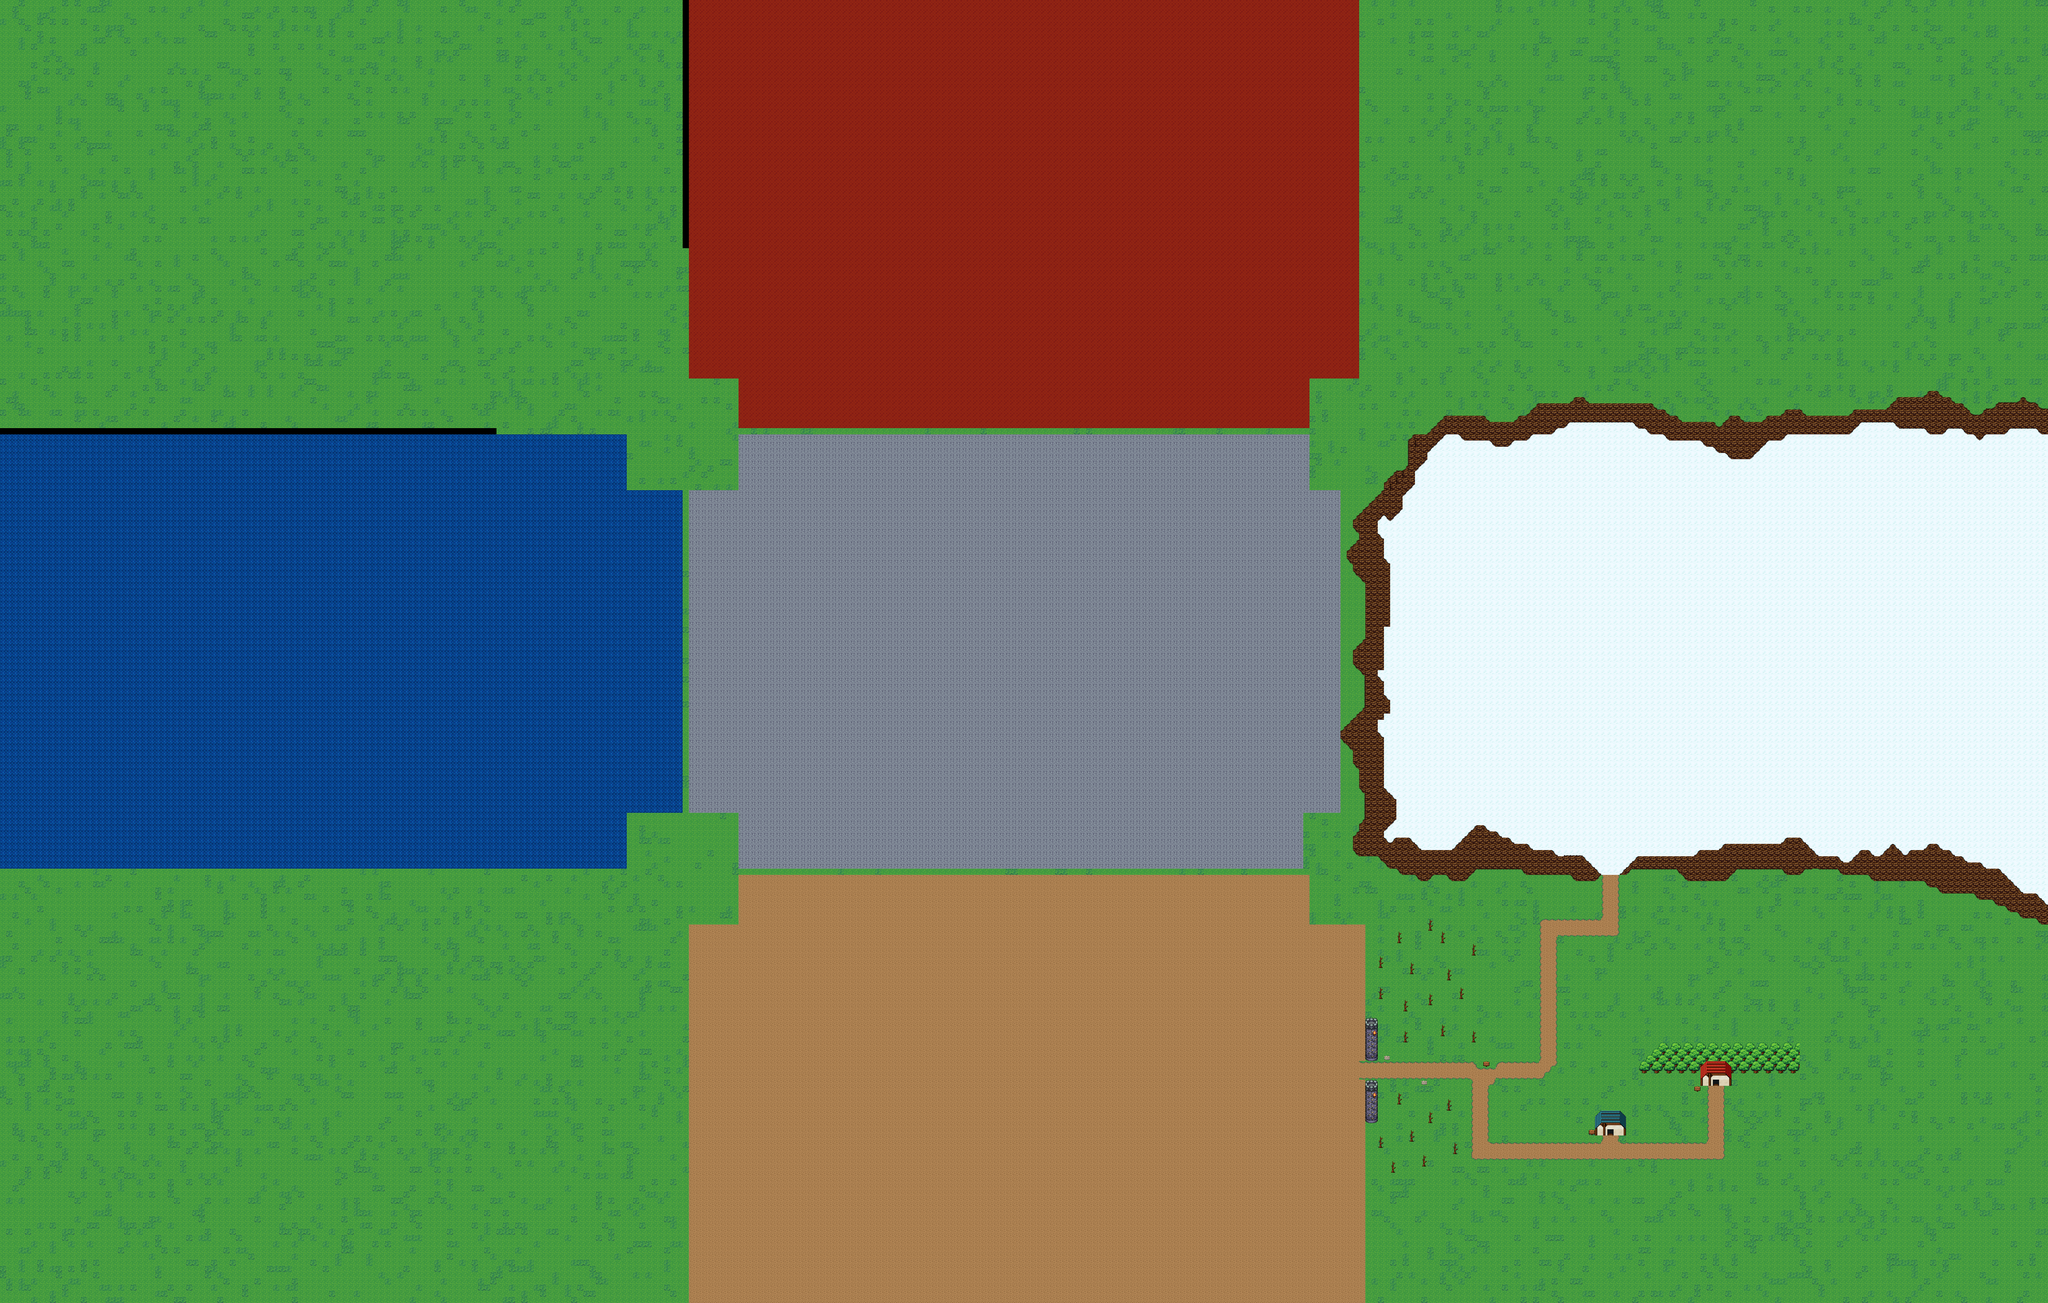

This is a level from a 2D game, rendered from its Tiled map with the project's own tilesets. A one-line summary and the map file follow, with tile-layer data summarised:
An orthogonal 330x210 tile map with 16x16 px tiles, 7 tile layers (0_GeneralGround(world), 1_Forest_, 2_Forest_, 3_Forest_, ...), 1 hidden layer not drawn, 5 tilesets and 10 objects.

<map version="1.8" tiledversion="1.8.5" orientation="orthogonal" renderorder="right-down" width="330" height="210" tilewidth="16" tileheight="16" infinite="0" nextlayerid="18" nextobjectid="23">
 <tileset firstgid="1" name="dungeon" tilewidth="16" tileheight="16" tilecount="480" columns="30">
  <image source="tileSets/dungeon.png" trans="ff678b" width="480" height="256" />
 </tileset>
 <tileset firstgid="481" name="exterior" tilewidth="16" tileheight="16" tilecount="480" columns="30">
  <image source="tileSets/exterior.png" trans="ff678b" width="480" height="256" />
  <tile id="312" probability="0.2" />
 </tileset>
 <tileset firstgid="961" name="interior" tilewidth="16" tileheight="16" tilecount="480" columns="30">
  <image source="tileSets/interior.png" trans="ff678b" width="480" height="256" />
 </tileset>
 <tileset firstgid="1441" name="ship" tilewidth="16" tileheight="16" tilecount="480" columns="30">
  <image source="tileSets/ship.png" trans="ff678b" width="480" height="256" />
 </tileset>
 <tileset firstgid="1921" name="world" tilewidth="16" tileheight="16" tilecount="480" columns="30">
  <image source="tileSets/world.png" trans="ff678b" width="480" height="256" />
 </tileset>
 <layer id="1" name="0_GeneralGround(world)" width="330" height="210">
  <data>[69300 cells, 69180 non-empty, 56 distinct tile ids]</data>
 </layer>
 <layer id="3" name="1_Forest_" width="330" height="210">
  <data>[69300 cells, 486 non-empty, 35 distinct tile ids]</data>
 </layer>
 <layer id="16" name="2_Forest_" width="330" height="210">
  <data>[69300 cells, 46 non-empty, 4 distinct tile ids]</data>
 </layer>
 <layer id="12" name="3_Forest_" width="330" height="210">
  <data>[69300 cells, 48 non-empty, 4 distinct tile ids]</data>
 </layer>
 <layer id="13" name="4_Forest_" width="330" height="210">
  <data>[69300 cells, 50 non-empty, 4 distinct tile ids]</data>
 </layer>
 <layer id="14" name="5_Forest_" width="330" height="210">
  <data>[69300 cells, 52 non-empty, 4 distinct tile ids]</data>
 </layer>
 <layer id="6" name="6_Forest_" width="330" height="210">
  <data>[69300 cells, 34 non-empty, 20 distinct tile ids]</data>
 </layer>
 <layer id="2" name="99_SectionDivider(world)" width="330" height="210" visible="0" locked="1">
  <data>[69300 cells, 1080 non-empty, 2 distinct tile ids]</data>
 </layer>
 <objectgroup id="17" name="collisionLayer">
  <object id="11" x="4225.33" y="2751.67">
   <polygon points="0,0 56.6667,-63.6667 413,-64 414.333,2.33333 403,15.6667 6.66667,15.3333" />
  </object>
  <object id="12" x="3993" y="2793" width="52" height="52">
   <ellipse />
  </object>
  <object id="13" x="4039" y="2765" width="26" height="27">
   <ellipse />
  </object>
  <object id="14" x="4065" y="2755" width="100" height="90">
   <ellipse />
  </object>
  <object id="15" x="4187" y="2750" width="30" height="35">
   <ellipse />
  </object>
  <object id="16" x="4251" y="2869" width="30" height="22">
   <ellipse />
  </object>
  <object id="17" x="4318" y="2814" width="29" height="30">
   <ellipse />
  </object>
  <object id="18" x="4378" y="2877" width="34" height="32">
   <ellipse />
  </object>
  <object id="21" x="4112.67" y="2926.67">
   <polygon points="0,0 78.6667,1.33333 79.3333,-46.3333 62.6667,-62.6667 13.6667,-62.3333 -0.333333,-48 -0.666667,-13 -16,-12.3333 -16.3333,1" />
  </object>
  <object id="22" x="4383.75" y="2767.5">
   <polygon points="0,0 0.5,31.5 79.5,32.25 80.25,0.25" />
  </object>
 </objectgroup>
</map>